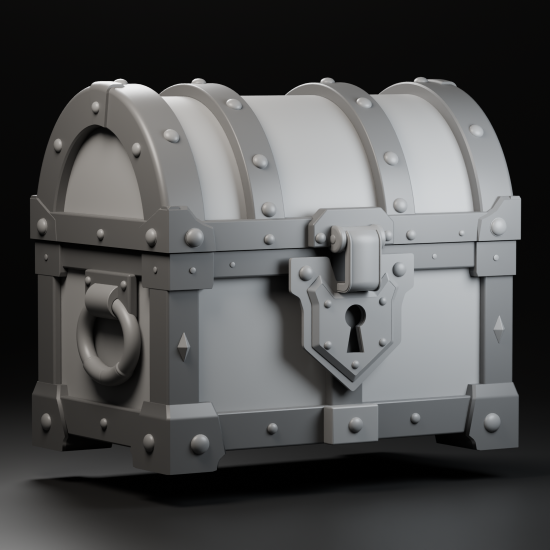
#> input picture treasure_chest_20261113/phase01/reference.png, 1100 x 1100 px (shown at 1/2 size)
$ python make_full_form_review.py
#> lines starting #> are read from the running program, lines starting #| are printed output that depends on the picture
from PIL import Image,ImageDraw,ImageFont
from pathlib import Path
R=Path(__file__).resolve().parents[2];C=R/'phase01/candidate07'
font=ImageFont.truetype('/System/Library/Fonts/Helvetica.ttc',22)
ref=Image.open(R/'reference.png').convert('RGB').resize((1100,1100),Image.Resampling.LANCZOS)
new=Image.open(C/'reference.png').convert('RGB')
canvas=Image.new('RGB',(2200,1140),'white');canvas.paste(ref,(0,40));canvas.paste(new,(1100,40));d=ImageDraw.Draw(canvas);d.text((25,8),'Owner reference: proportions and inspiration',fill='black',font=font);d.text((1125,8),'Phase 1: complete solid construction',fill='black',font=font);canvas.save(C/'comparison.png')
#> after `canvas = Image.new('RGB', (2200, 1140), 'white')`: canvas: PIL image 2200x1140 RGB; every value is 255
#> after `canvas.paste(ref, (0, 40))`:
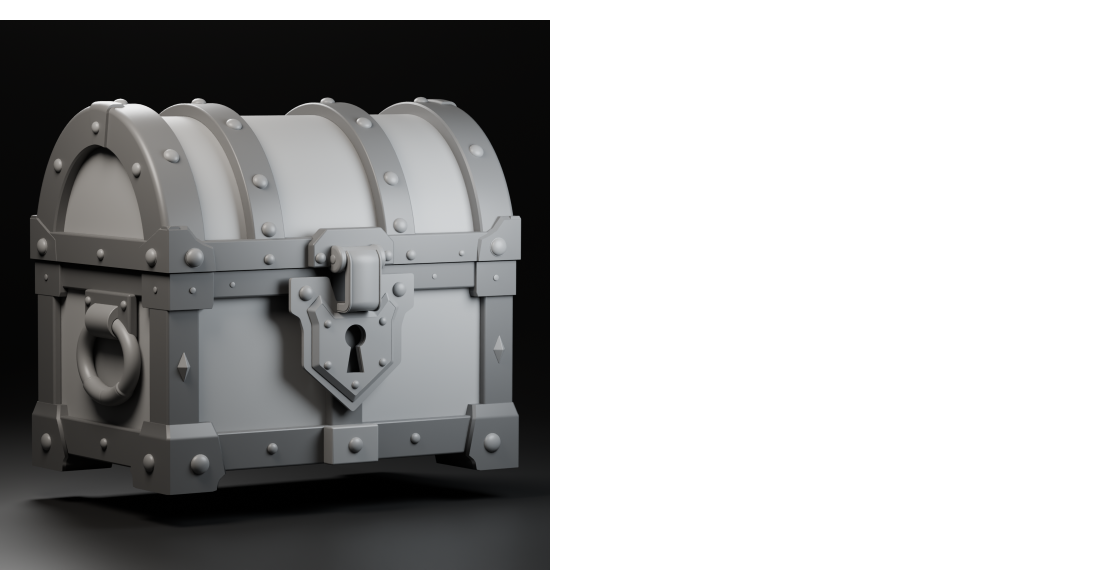
#> canvas: PIL image 2200x1140 RGB (shown at 1/2 size); mean R, G, B 170.2, 170.4, 170.3
#> after `canvas.paste(new, (1100, 40))`:
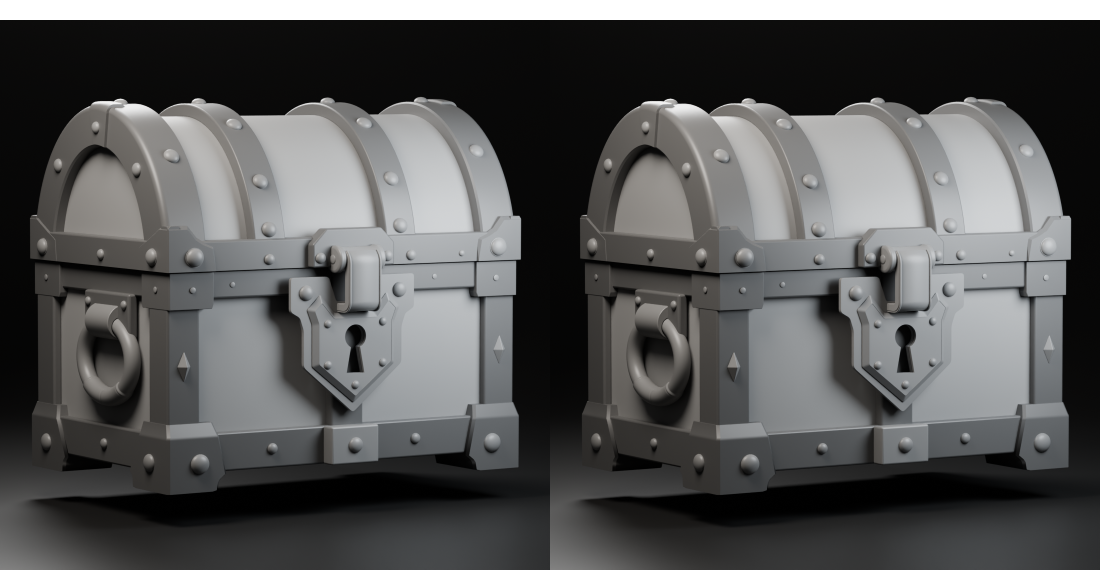
#> canvas: PIL image 2200x1140 RGB (shown at 1/2 size); mean R, G, B 85.3, 85.7, 85.7
#> after `canvas = Image.new('RGB', (2200, 1140), 'white')`:
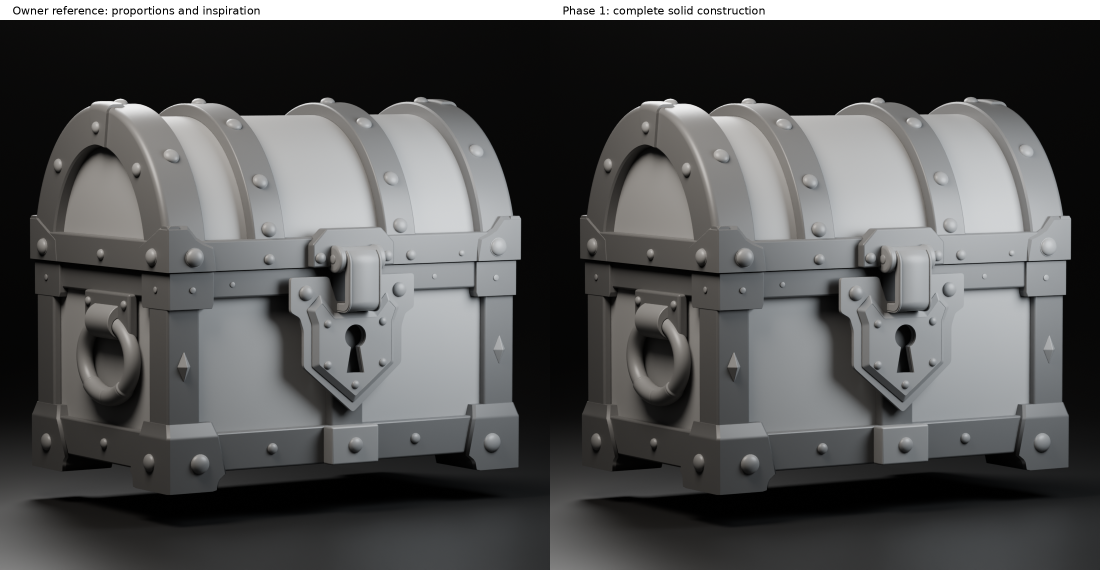
#> saved as comparison.png: PIL image 2200x1140 RGB (shown at 1/2 size); mean R, G, B 84.9, 85.3, 85.3
views=['reference','straight_front','left_end','right_end','back','top'];out=Image.new('RGB',(1650,1160),(230,230,230));d=ImageDraw.Draw(out)
#> after `out = Image.new('RGB', (1650, 1160), (230, 230, 230))`: out: PIL image 1650x1160 RGB; every value is 230
for i,n in enumerate(views):
 im=Image.open(C/(n+'.png')).convert('RGB').resize((550,550),Image.Resampling.LANCZOS);x=(i%3)*550;y=(i//3)*580;out.paste(im,(x,y+30));d.text((x+15,y+3),n.replace('_',' ').title(),fill='black',font=font)
#> after `im = Image.open(C / (n + '.png')).convert('RGB').resize((550, 550), Im`:
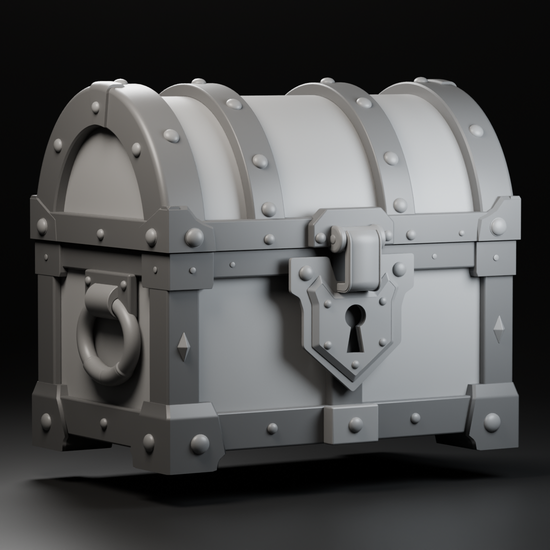
#> im: PIL image 550x550 RGB; mean R, G, B 79.2, 79.6, 79.5
#> after `out.paste(im, (x, y + 30))`:
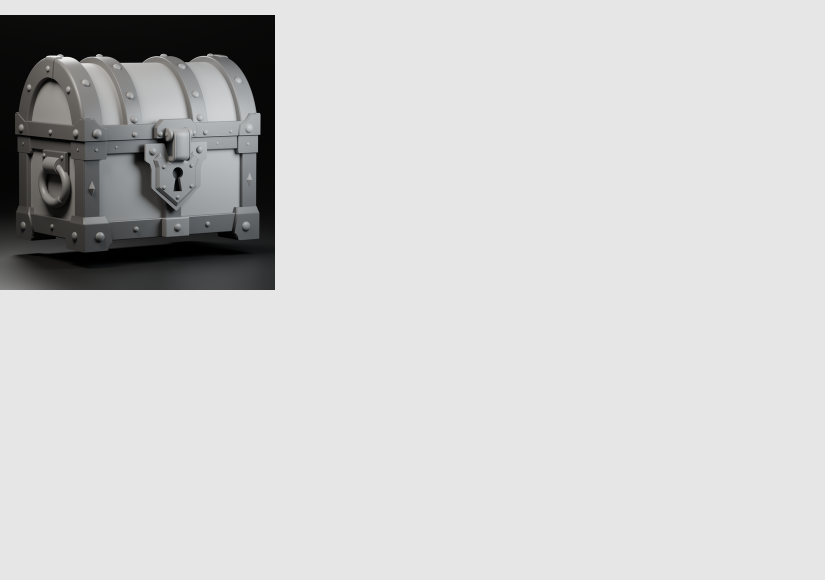
#> out: PIL image 1650x1160 RGB (shown at 1/2 size); mean R, G, B 206.2, 206.2, 206.2
#> (the run stopped early here; a loop or call above may not have finished)
